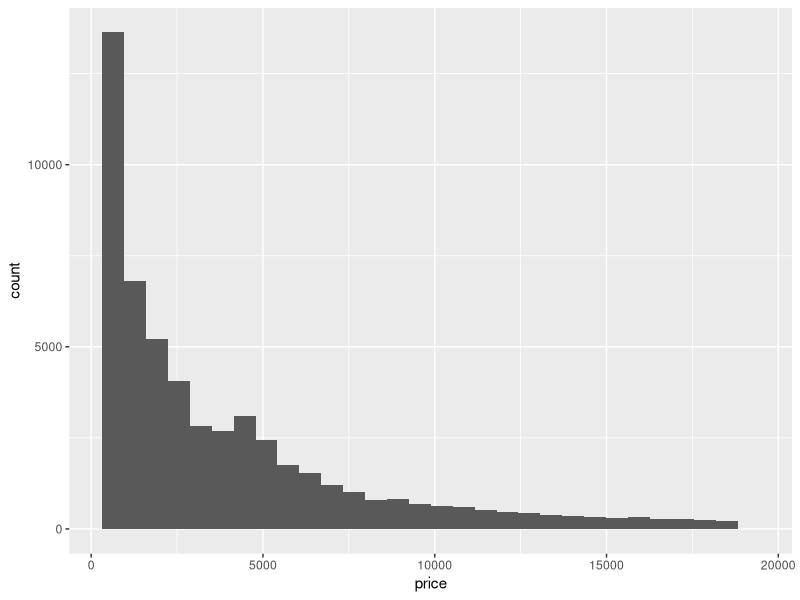
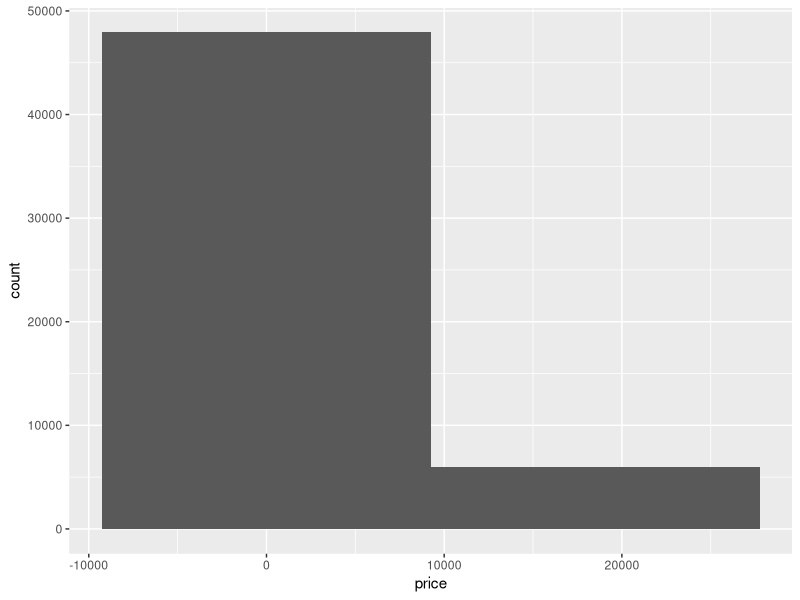
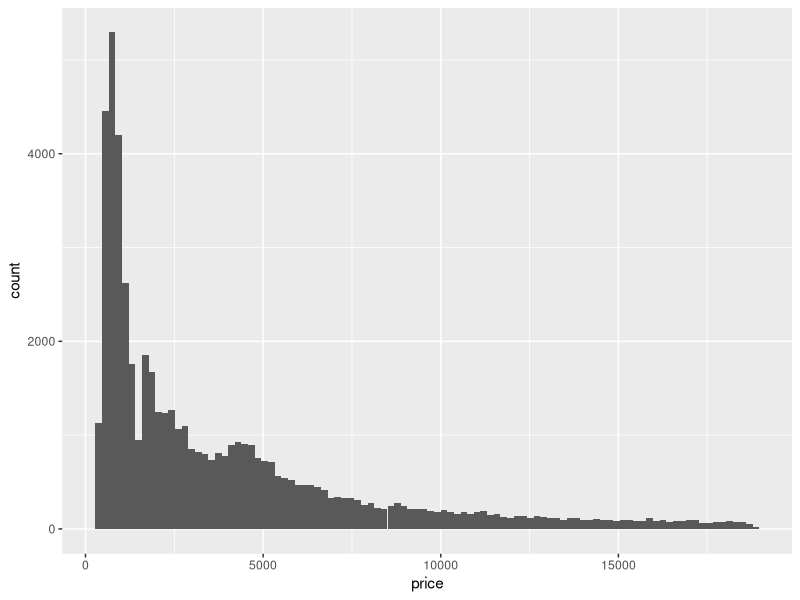
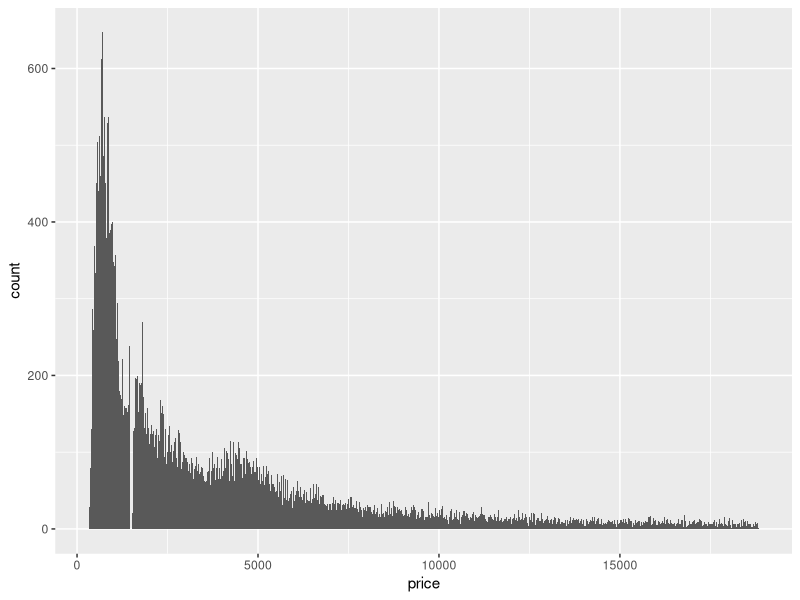
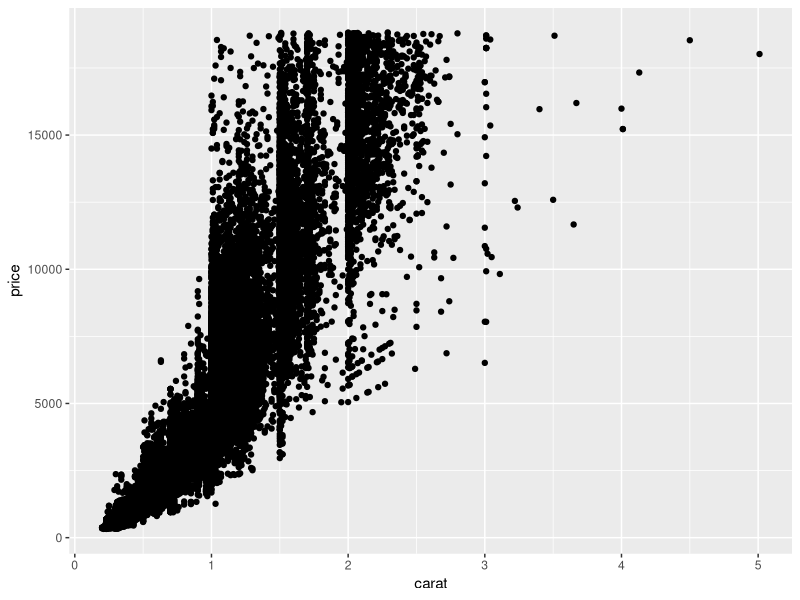
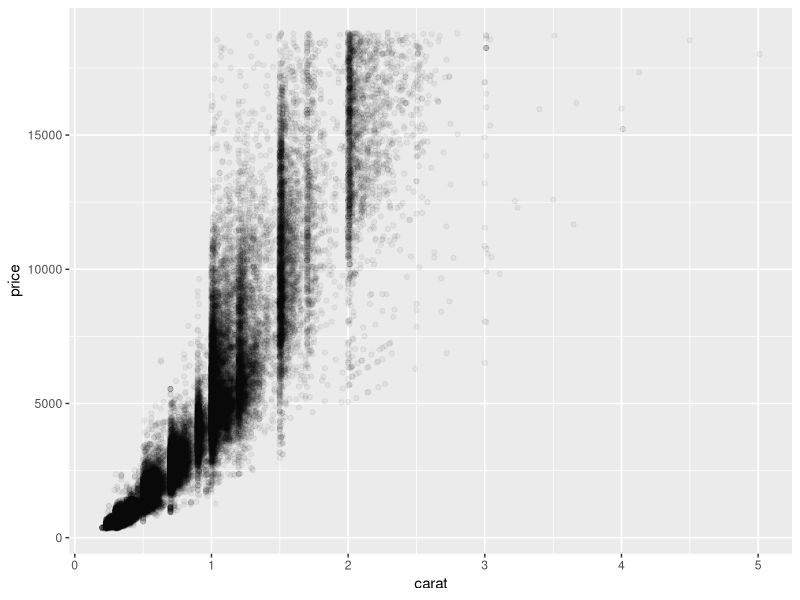
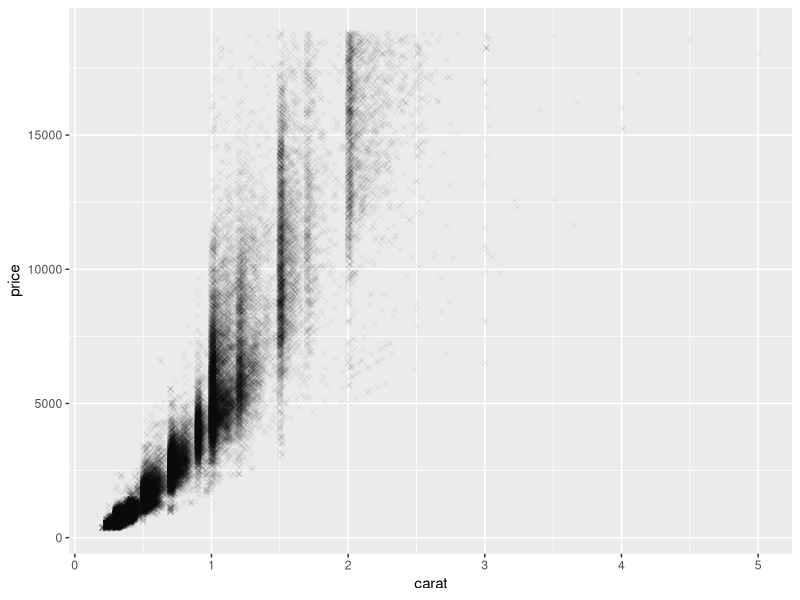
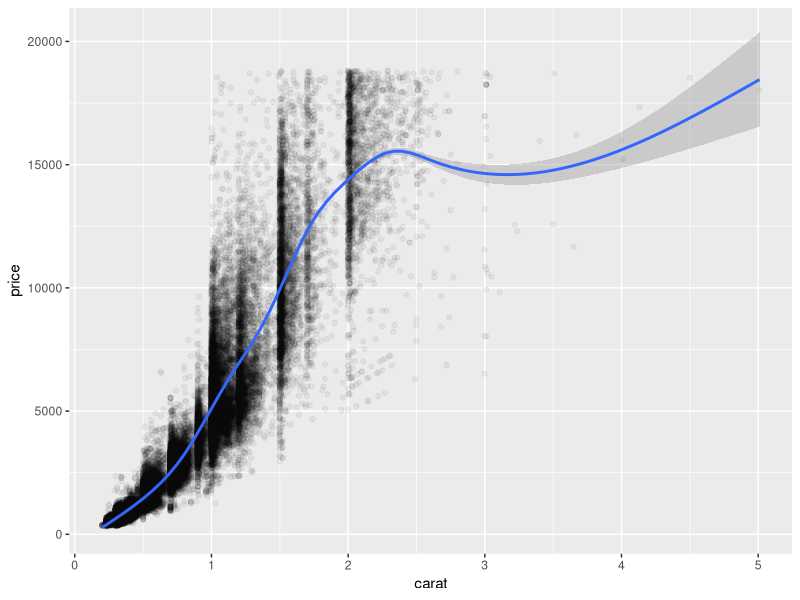

Generate these figures, in order, with R:
## ---- chunk 1
knitr::opts_chunk$set(echo = TRUE)
## ---- chunk 2
library(ggplot2)
data(diamonds)
?diamonds
## ---- chunk 3
str(diamonds)
head(diamonds)
## ---- chunk 4
ggplot(data = diamonds) +
    geom_histogram(mapping = aes(x = price))
## ---- chunk 5
ggplot(data = diamonds) +
    geom_histogram(mapping = aes(x = price), bins = 2)
ggplot(data = diamonds) +
    geom_histogram(mapping = aes(x = price), bins = 100)
ggplot(data = diamonds) +
    geom_histogram(mapping = aes(x = price), bins = 1000)
## ---- chunk 6
ggplot(data = diamonds) +
    geom_point(mapping = aes(x = carat, y = price))
## ---- chunk 7
ggplot(data = diamonds) +
    geom_point(mapping = aes(x = carat, y = price), alpha = 0.05)
## ---- chunk 8
ggplot(data = diamonds) +
    geom_point(mapping = aes(x = carat, y = price), alpha = 0.05, shape = 4)
## ---- chunk 9
ggplot(data = diamonds, mapping = aes(x = carat, y = price)) +
    geom_point(alpha = 0.05) +
    geom_smooth()
## ---- chunk 10
ggplot(data = diamonds, mapping = aes(x = cut, y = price)) +
    geom_point()
## ---- chunk 11
ggplot(data = diamonds, mapping = aes(x = cut, y = price)) +
    geom_point(alpha = 0.05)
## ---- chunk 12
ggplot(data = diamonds, mapping = aes(x = cut, y = price)) +
    geom_point(alpha = 0.05, position = "jitter")
## ---- chunk 13
ggplot(data = diamonds, mapping = aes(x = cut, y = price)) +
    geom_jitter(alpha = 0.05)
## ---- chunk 14
ggplot(data = diamonds, mapping = aes(x = cut, y = price)) +
    geom_boxplot()
ggplot(data = diamonds, mapping = aes(x = cut, y = price)) +
    geom_violin()
## ---- chunk 15
ggplot(data = diamonds, mapping = aes(x = carat, y = price, col = cut)) +
    geom_point(alpha = 0.2)
## ---- chunk 16
ggplot(data = diamonds, mapping = aes(x = carat, y = price, size = cut)) +
    geom_point(alpha = 0.2)
ggplot(data = diamonds, mapping = aes(x = carat, y = price, shape = cut)) +
    geom_point(alpha = 0.2)
## ---- chunk 17
ggplot(data = diamonds, mapping = aes(x = carat, y = price, col = cut)) +
    geom_point(alpha = 0.2) +
    scale_color_brewer(palette = "YlOrRd")
## ---- chunk 18
ggplot(data = diamonds, mapping = aes(x = carat, y = price, col = cut)) +
    geom_point(alpha = 0.2) +
    scale_colour_brewer(palette = "YlOrRd") +
    facet_wrap(~ cut)
## ---- chunk 19
ggplot(data = diamonds, mapping = aes(x = carat, y = price, col = cut)) +
    geom_point(alpha = 0.2) +
    scale_colour_brewer(palette = "YlOrRd") +
    facet_wrap(~ cut, nrow = 1)
## ---- chunk 20
ggplot(data = diamonds, mapping = aes(x = carat, y = price, col = cut)) +
    geom_point(alpha = 0.2) +
    scale_colour_brewer(palette = "YlOrRd") +
    geom_smooth()
## ---- chunk 21
ggplot(data = diamonds, mapping = aes(x = carat, y = price)) +
    geom_point(alpha = 0.2) +
    facet_grid(cut ~ color)
## ---- chunk 22
ggplot(data = diamonds, mapping = aes(x = carat, y = price, col = cut)) +
    geom_point(alpha = 0.2) +
    scale_colour_brewer(palette = "YlOrRd") +
    labs(x = "Carat", y = "Price", title = "Plot of carat vs. price")
## ---- chunk 23
ggplot(data = diamonds, mapping = aes(x = carat, y = price, col = cut)) +
    geom_point(alpha = 0.2) +
    scale_colour_brewer(palette = "YlOrRd") +
    labs(x = "Carat", y = "Price", title = "Plot of carat vs. price") + 
    theme(plot.title = element_text(size = rel(1.5), face = "bold", hjust = 0.5),
          axis.title = element_text(size = rel(1.2)))
## ---- chunk 24
ggplot(data = diamonds, mapping = aes(x = carat, y = price, col = cut)) +
    geom_point(alpha = 0.2) +
    scale_colour_brewer(palette = "YlOrRd") +
    labs(x = "Carat", y = "Price", title = "Plot of carat vs. price") + 
    theme(plot.title = element_text(size = rel(2), face = "bold", hjust = 0.5),
          axis.title = element_text(size = rel(1.5)),
          legend.position = "bottom")
## ---- chunk 25
p <- ggplot(data = diamonds, mapping = aes(x = carat, y = price, col = cut)) +
    geom_point(alpha = 0.2) +
    scale_colour_brewer(palette = "YlOrRd") +
    labs(x = "Carat", y = "Price", title = "Plot of carat vs. price")
th <- theme(plot.title = element_text(size = rel(1.5), face = "bold", hjust = 0.5),
            axis.title = element_text(size = rel(1.2)),
            legend.position = "bottom")
p  # plot without the theme changes
p + th
## ---- chunk 26
ggplot(data = diamonds) +
    geom_histogram(mapping = aes(x = price)) + 
    labs(title = "Histogram of price", x = "Price", y = "Count") +
    th
## ---- chunk 27
sessionInfo()
